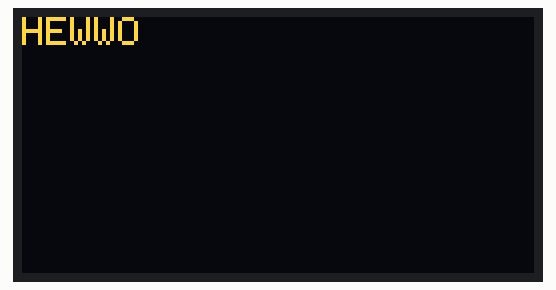
A sketch run on a simulated Arduino Uno, built with avr-gcc and run on an emulated ATmega328P. Shown: 128×64 one-colour display. The OLED is the two-colour kind (top 16 rows yellow).

Above: at 0.21 s.
At 2.49 s:
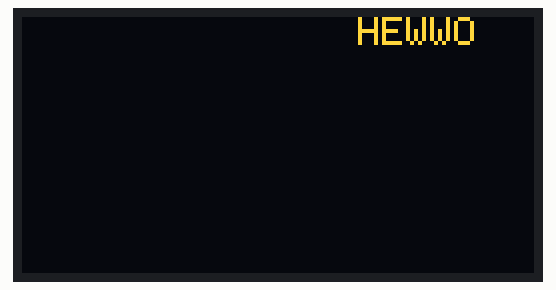
At 9.94 s:
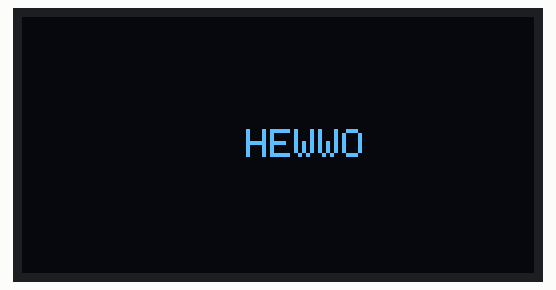
At 19.92 s:
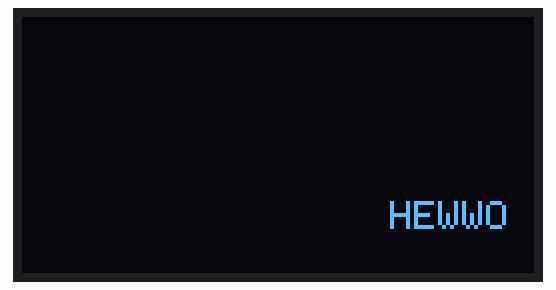
At 29.59 s:
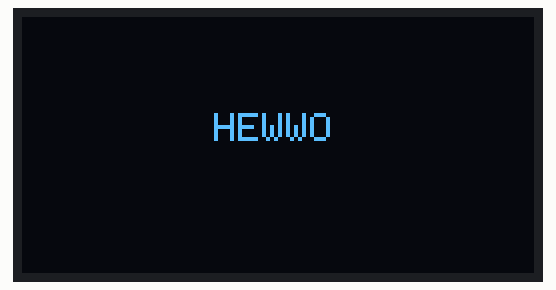
At 39.58 s:
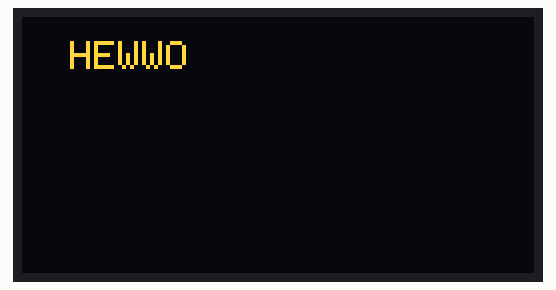

The sketch:

OLED_TEXT_TEST.ino
```cpp
#include <Wire.h>
#include <SPI.h>
#include <Adafruit_GFX.h>
#include <Adafruit_GrayOLED.h>
#include <Adafruit_SPITFT.h>
#include <Adafruit_SPITFT_Macros.h>
#include <gfxfont.h>
#include <Adafruit_SH1106.h>
Adafruit_SH1106 display(4);
void printText(int x, int y, String text){
  display.clearDisplay();
  display.setTextSize(1);
  display.setTextColor(WHITE);
  display.setCursor(x,y);
  display.print(text);
  display.display();
}
void printNum(int x, int y,int num){
  display.clearDisplay();
  display.setTextColor(WHITE);
  display.setCursor(x, y);
  display.print(num);
  display.display();
}

void setup() {
  // put your setup code here, to run once:
  Serial.begin(9600);
  display.begin(SH1106_SWITCHCAPVCC, 0x3C);

}

void loop() {
  // put your main code here, to run repeatedly:
  for(int i=0; i<90; i++){
    printText(i,0,"HEWWO");
  }
  for(int i=90; i>0;i--){
    printText(i,0,"HEWWO");
  }
  for(int i=0;i<55; i++){
    printText(0,i,"HEWWO");
  }
  for(int i=55;i>0; i--){
    printText(0,i,"HEWWO");
  }
  for(int i=0;i<50; i++){
    printText(i*2,i,"HEWWO");
  }
  for(int i=50;i>0;i--){
    printText(i*2,i,"HEWWO");
  }


}
```
